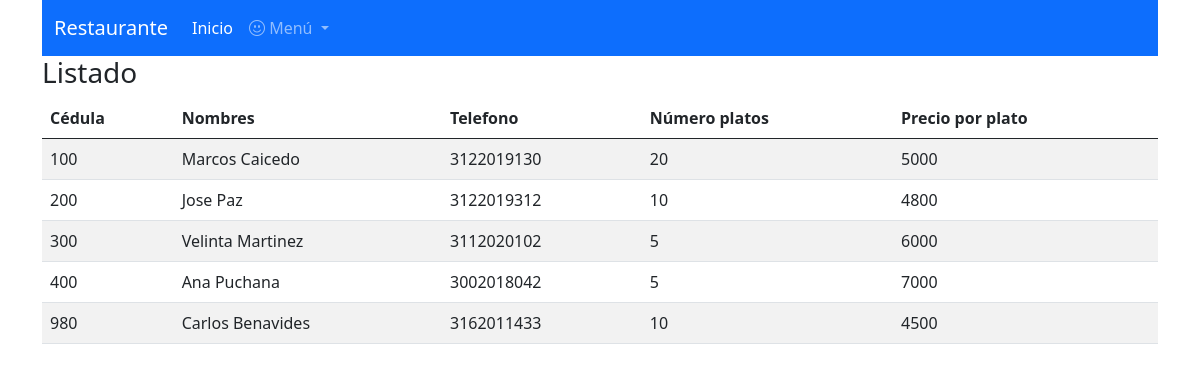
/listar_usuarios.php, run on the app's committed database.
### tables this page shows
CREATE TABLE `clientes` (
  `cedcli` int(10) NOT NULL,
  `nomcli` varchar(50) NOT NULL,
  `telcli` varchar(10) NOT NULL,
  `platos` int(10) NOT NULL DEFAULT 0,
  `precio` int(10) NOT NULL DEFAULT 0
);

### listar_usuarios.php (the view, shortened to what this page needs)
<!DOCTYPE html>
<html lang="en">
<head>
    <?php include("head.php") ?>
</head>
<body>
    <div class="container">
        <?php
            include("menu.php");
            $bd = conectar();
        ?>
        <h3>Listado</h3>
        <table class="table table-striped">
            <thead>
                <tr>
                <th>Cédula</th>
                <th>Nombres</th>
                <th>Telefono</th>
                <th>Número platos</th>
                <th>Precio por plato</th>
                </tr>
            </thead>
            <tbody>
                <?php
                    $sql = "select cedcli, nomcli, telcli, platos, precio from clientes order by cedcli";
                    $datos = mysqli_query($bd,$sql);
                    while ($arr = mysqli_fetch_array($datos)){
                        echo "<tr>";
                        echo "<td>$arr[0]</td>";
                        echo "<td>$arr[1]</td>";
                        echo "<td>$arr[2]</td>";
                        echo "<td>$arr[3]</td>";
                        echo "<td>$arr[4]</td>";
                        echo "</tr>";
                    }
                ?>
            </tbody>
        </table>
    </div>
</body>
</html>

### head.php (shortened to what this page needs)
<link rel="stylesheet" href="css/bootstrap.min.css">
<link rel="stylesheet" href="css/icons/bootstrap-icons.css">

### menu.php (shortened to what this page needs)
<nav class="navbar navbar-expand-lg navbar-dark bg-primary">
    <div class="container-fluid">
        <a class="navbar-brand" href="#">Restaurante</a>
        <div class="collapse navbar-collapse" id="navbarSupportedContent">
            <ul class="navbar-nav me-auto mb-2 mb-lg-0">
                <li class="nav-item">
                    <a class="nav-link active" aria-current="page" href="index.php"></i> Inicio</a>
                </li>
                <li class="nav-item dropdown">
                    <a class="nav-link dropdown-toggle" href="#" id="navbarDropdown" role="button" data-bs-toggle="dropdown" aria-expanded="false">
                    <i class="bi-emoji-smile"></i> Menú
                    </a>
                </li>
            </ul>
        </div>
    </div>
</nav>

### data on the page
clientes: cedcli "100", nomcli "Marcos Caicedo", telcli "3122019130", platos "20", precio "5000"
clientes: cedcli "200", nomcli "Jose Paz", telcli "3122019312", platos "10", precio "4800"
clientes: cedcli "300", nomcli "Velinta Martinez", telcli "3112020102", platos "5", precio "6000"
clientes: cedcli "400", nomcli "Ana Puchana", telcli "3002018042", platos "5", precio "7000"
clientes: cedcli "980", nomcli "Carlos Benavides", telcli "3162011433", platos "10", precio "4500"
